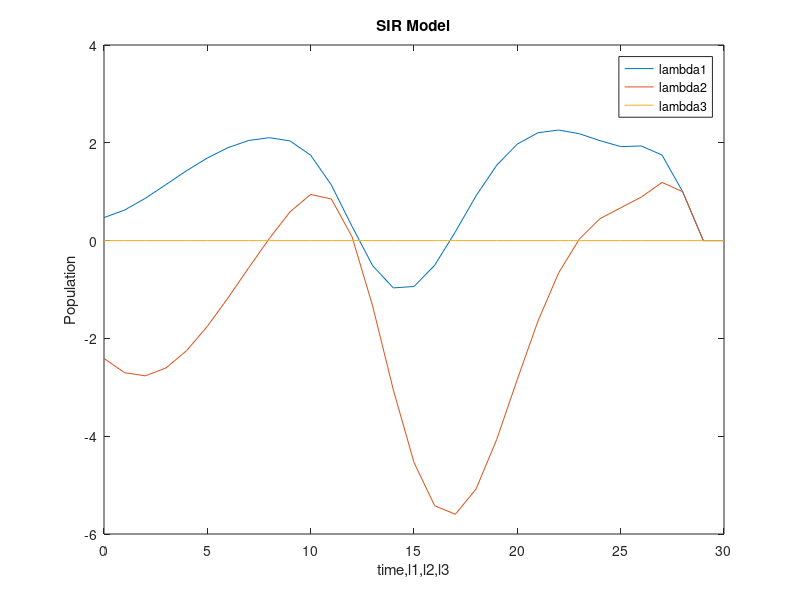

This chart was generated by the following MATLAB code:
function optimal_control()
  D = 30;
  t = linspace(0, D, D+1);
  S = zeros(D+1, 1);
  I = zeros(D+1, 1);
  R = zeros(D+1, 1);
  
  S_w = zeros(D+1, 1);
  I_w = zeros(D+1, 1);
  R_w = zeros(D+1, 1);
   
  lambda1 = zeros(D+1,1);
  lambda2 = zeros(D+1,1);
  lambda3 = zeros(D+1,1);
  
  
  u1 = zeros(D+1,1);
  u2 = zeros(D+1,1);
  
  
  u1(1) = 0;
  u2(1) = 0;
  
  S_w(1) = 800;
  I_w(1) = 110;
  R_w(1) = 70;
  S(1) = 800;
  I(1) = 110;
  R(1) = 70;
  dt = 1;
  gammaS = 0.25;  % death rates in suspetibles population 
  gammaI = 0.25;  % death rates in infected population
  gammaR = 0.25;  % death rates in recovered population
  beta = 0.002;
  lambda = 0.56;
  c1 = 0.06;
  c2 = 0.09;
  
  D = 30;
  
  N = S(1) + I(1) + R(1);
  for n=1:D-1
        S_w(n+1) = S_w(n) + gammaS*N*dt -gammaS*S_w(n)*dt-(beta*I_w(n)*S_w(n))*dt;
        I_w(n+1) = I_w(n) + (beta*I_w(n)*S_w(n))*dt -(lambda+gammaI)*I_w(n)*dt;
        R_w(n+1) = R_w(n) + lambda*I_w(n)*dt - gammaR*R_w(n)*dt  ; 
      
      
        S(n+1) = S(n) + gammaS*N*dt -gammaS*S(n)*dt -(beta*I(n)*S(n))*dt - u1(n)*dt;
        I(n+1) = I(n) + (beta*I(n)*S(n))*dt - (lambda+gammaI)*I(n)*dt - u2(n)*dt;
        R(n+1) = R(n) + lambda*I(n)*dt - gammaR*R(n)*dt + u1(n)*dt + u2(n)*dt ;  
        lambda1(D-n)= lambda1(D-n+1) - dt*( -1 +  (lambda1(D-n+1) -lambda2(D-n+1))*beta*I(n+1) + (gammaS)*lambda1(D-n+1));     
        lambda2(D-n)= lambda2(D-n+1) - dt*( -1 +  (lambda1(D-n+1) -lambda2(D-n+1))*beta*S(n+1) + (gammaI + lambda)*lambda2(D-n+1) - lambda*lambda3(D-n+1)); 
        lambda3(D-n)= lambda3(D-n+1) - dt*(gammaR*lambda3(D - n+1));
        u1(n+1) = (lambda1(D-n+1)-lambda3(D-n+1))/c1;
        u2(n+1) = (lambda2(D-n+1)-lambda3(D-n+1))/c2;
  
        if(u1(n+1)<0)
            u1(n+1) = 0;
        end
        if(u1(n+1)>500)
            u1(n+1) = 500;
        end
  
        if(u2(n+1)<0)
            u2(n+1) = 0;
        end
        
        if(u2(n+1)>500)
            u2(n+1) = 500;
        end
  end
plot(t,lambda1,t,lambda2,t,lambda3);
title('SIR Model');
legend('lambda1','lambda2','lambda3');
xlabel('time,l1,l2,l3');
ylabel('Population');

  
%plot(t,S,t,I,t,R,t,S_w,t,I_w,t,R_w);
%title('SIR Model');
%legend('S(t)','I(t)','R(t)','S_w(t)','I_w(t)','R_w(t)');
%xlabel('time, S(t),I(t),R(t),S_w(t),I_w(t),R_w(t)');
%ylabel('Population');
end
  

 